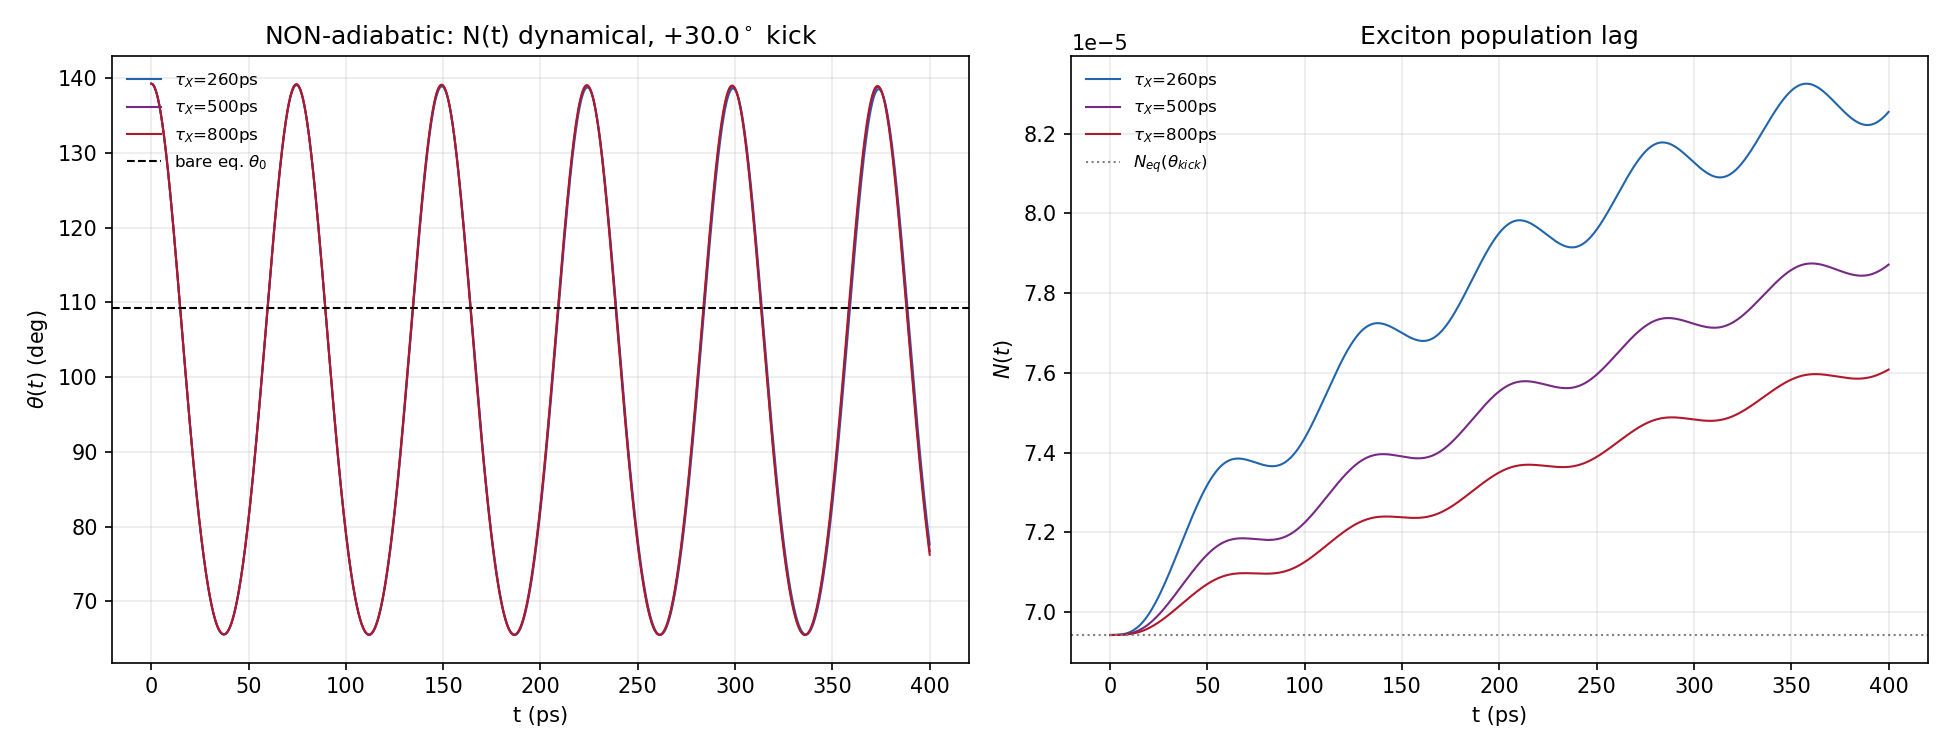

Recreate this plot in Python.
"""
Non-adiabatic version: N(t) is now a DYNAMICAL variable (7th component) obeying the same
relaxation equation dN/dt = -(N - N_eq(theta(t)))/tau_X, WITHOUT the first-order-in-thetadot
adiabatic elimination used to build eta_theta(theta) before. Torque = N(t)*dE_X/dtheta(theta(t))
directly, at every instant -- no separate phenomenological eta term needed; any damping/anti-
damping character now emerges purely from the population lag itself.

Same real literature classical-Hamiltonian parameters as two_spin_llg.py (J_int=6ueV,
A_x=14ueV, A_z=58ueV, B=0.2T). Same large kick (+30deg) as two_spin_bigkick.py, for direct
comparison with the adiabatic (eta_theta) result.
"""
import numpy as np
from scipy.integrate import solve_ivp
import csv, os
import matplotlib
matplotlib.use("Agg")
import matplotlib.pyplot as plt

here = os.path.dirname(os.path.abspath(__file__))
hbar_eVs = 6.582119569e-16
muB_eVperT = 5.7883818060e-5
ex = np.array([1.0,0.0,0.0]); ey = np.array([0.0,1.0,0.0]); ez = np.array([0.0,0.0,1.0])

J_AF = 6e-6; Kx = 14e-6; Kz = 58e-6
gmuB_B = 2.0 * muB_eVperT * 0.2

def crossmat(v): return np.array([[0,-v[2],v[1]],[v[2],0,-v[0]],[-v[1],v[0],0]])
def Bcl(M, Mbar): return -J_AF*Mbar + gmuB_B*ey - 2*Kz*np.dot(M,ez)*ez + 2*Kx*np.dot(M,ex)*ex

cos_a_eq = gmuB_B/(2*(J_AF+Kx)); a_eq = np.arccos(np.clip(cos_a_eq,-1,1)); theta_eq0 = 2*a_eq

rows = list(csv.DictReader(open(os.path.join(here, "step10_damping_data.csv"))))
theta_arr = np.array([float(r["theta_over_pi"]) for r in rows]) * np.pi
Neq_arr = np.array([float(r["Neq"]) for r in rows])
dEXdtheta_arr = np.array([float(r["dEXdtheta_eV"]) for r in rows])

def Neq(theta): return np.interp(theta, theta_arr, Neq_arr)
def dEXdtheta(theta): return np.interp(theta, theta_arr, dEXdtheta_arr)

hbar_eVs_ = hbar_eVs
def rhs_nonadiabatic(t, y, tauX_ps):
    M1=y[0:3]; M2=y[3:6]; N=y[6]
    M1=M1/np.linalg.norm(M1); M2=M2/np.linalg.norm(M2)
    costheta=np.clip(np.dot(M1,M2),-1,1); theta=np.arccos(costheta)
    jth = N*dEXdtheta(theta)/np.sin(theta)     # j_theta(t) = N(t)*dE_X/dtheta / sin(theta), NO eta term
    B1 = Bcl(M1,M2) + jth*M2
    B2 = Bcl(M2,M1) + jth*M1
    Mdot = np.concatenate([np.cross(M1,B1), np.cross(M2,B2)])   # no implicit damping now -> explicit
    tauX_nat = (tauX_ps*1e-12)/hbar_eVs_                        # natural units (1/eV)
    Ndot = -(N - Neq(theta))/tauX_nat
    return np.concatenate([Mdot, [Ndot]])

kick_deg = 30.0
theta_kick = theta_eq0 + np.radians(kick_deg); a_kick = theta_kick/2
M1_0 = np.array([np.sin(a_kick), np.cos(a_kick), 0.0])
M2_0 = np.array([-np.sin(a_kick), np.cos(a_kick), 0.0])
N0 = Neq(theta_kick)
y0 = np.concatenate([M1_0, M2_0, [N0]])
print(f"theta_eq0={np.degrees(theta_eq0):.2f}deg, theta_kick={np.degrees(theta_kick):.2f}deg, N0={N0:.4e}")

t_max_ps = 400.0
t_max_nat = (t_max_ps*1e-12)/hbar_eVs

fig, axes = plt.subplots(1, 2, figsize=(13, 5.0))
colors = {260: "#2166ac", 500: "#762a83", 800: "#b2182b"}

for tauX in (260, 500, 800):
    sol = solve_ivp(lambda t,y: rhs_nonadiabatic(t,y,tauX), [0,t_max_nat], y0,
                     t_eval=np.linspace(0,t_max_nat,8000), method="RK45", rtol=1e-9, atol=1e-12)
    print(f"tau_X={tauX}ps: success={sol.success}, msg={sol.message}")
    M1=sol.y[0:3,:]; M2=sol.y[3:6,:]; N_t=sol.y[6,:]
    costh=np.clip(np.sum(M1*M2,axis=0),-1,1); theta_t=np.degrees(np.arccos(costh))
    t_ps = sol.t*hbar_eVs*1e12
    axes[0].plot(t_ps, theta_t, "-", color=colors[tauX], lw=1.0, label=f"$\\tau_X$={tauX}ps")
    axes[1].plot(t_ps, N_t, "-", color=colors[tauX], lw=1.0, label=f"$\\tau_X$={tauX}ps")
    n=len(theta_t); q=n//4
    amp_first=theta_t[:q].max()-theta_t[:q].min(); amp_last=theta_t[-q:].max()-theta_t[-q:].min()
    print(f"  amp(0-100ps)={amp_first:.3f}deg amp(300-400ps)={amp_last:.3f}deg ratio={amp_last/amp_first:.4f}  "
          f"theta range [{theta_t.min():.1f},{theta_t.max():.1f}]deg")

axes[0].axhline(np.degrees(theta_eq0), color="k", ls="--", lw=1, label=r"bare eq. $\theta_0$")
axes[0].set_xlabel("t (ps)"); axes[0].set_ylabel(r"$\theta(t)$ (deg)")
axes[0].set_title(f"NON-adiabatic: N(t) dynamical, +{kick_deg}$^\\circ$ kick")
axes[0].legend(frameon=False, fontsize=8); axes[0].grid(alpha=0.25)

axes[1].axhline(Neq(theta_kick), color="gray", ls=":", lw=1, label=r"$N_{eq}(\theta_{kick})$")
axes[1].set_xlabel("t (ps)"); axes[1].set_ylabel(r"$N(t)$")
axes[1].set_title("Exciton population lag")
axes[1].legend(frameon=False, fontsize=8); axes[1].grid(alpha=0.25)

plt.tight_layout()
outpath = os.path.join(here, "two_spin_nonadiabatic.png")
plt.savefig(outpath, dpi=150)
print("saved", outpath)
